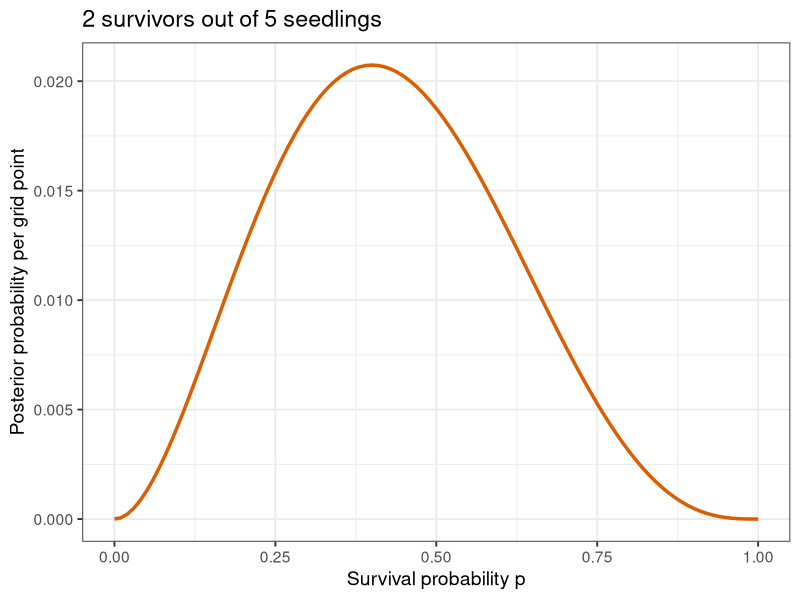

Generate this figure with R:
## ---- chunk 1
knitr::opts_chunk$set(
  message = FALSE,
  warning = FALSE,
  fig.align = "center",
  fig.width = 8,
  fig.height = 4.5,
  comment = "#>"
)
## ---- chunk 2
library(tidyverse)
theme_set(theme_bw(base_size = 14))
## ---- chunk 3
y <- 2
N <- 5
p <- seq(0, 1, length.out = 101)

prior <- dbeta(p, shape1 = 1, shape2 = 1) # flat prior
likelihood <- dbinom(x = y, size = N, prob = p) # likelihood
posterior <- prior * likelihood
posterior <- posterior / sum(posterior) # weights sum to 1

tibble(p = p, posterior = posterior) |>
  ggplot(aes(x = p, y = posterior)) +
  geom_line(linewidth = 1.2, colour = "#d95f02") +
  coord_cartesian(xlim = c(0, 1)) +
  labs(
    x = "Survival probability p",
    y = "Posterior probability per grid point",
    title = paste(y, "survivors out of", N, "seedlings")
  )
